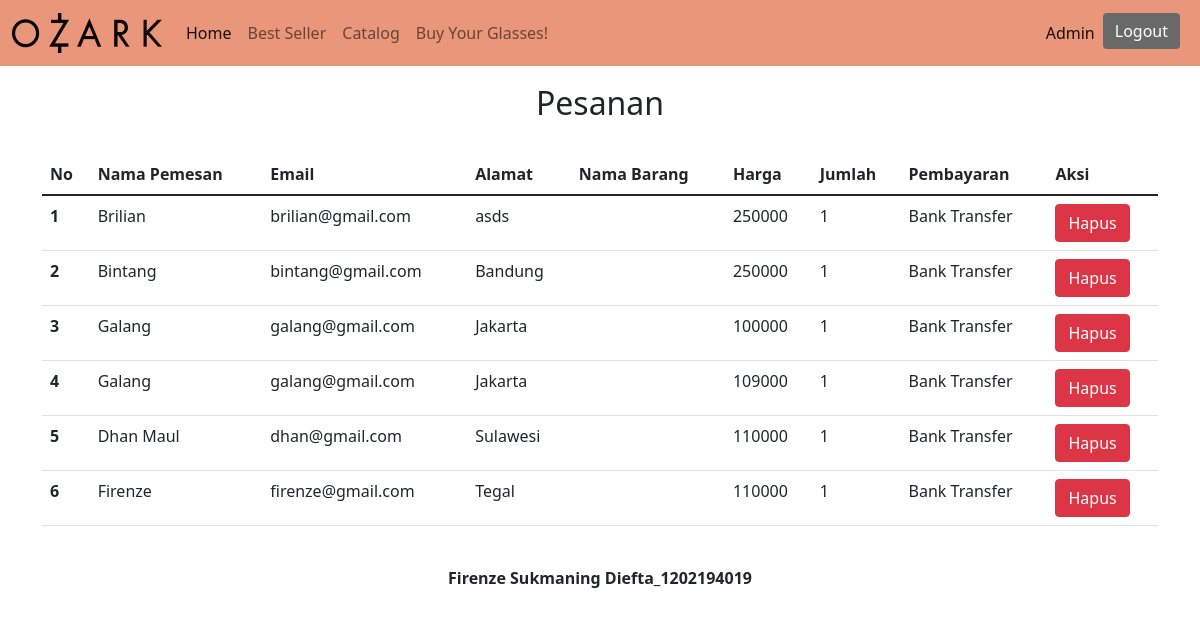
The app's page /buy.php (signed in) with its own data.
### tables this page shows
CREATE TABLE `pemesanan` (
  `id` int(11) NOT NULL,
  `nama_pemesan` varchar(255) NOT NULL,
  `email` varchar(255) NOT NULL,
  `alamat` text NOT NULL,
  `kode_barang` varchar(255) NOT NULL,
  `harga` int(255) NOT NULL,
  `jumlah` int(255) NOT NULL,
  `pembayaran` varchar(255) NOT NULL
);

### buy.php (the view, shortened to what this page needs)
<?php
include 'crud/conn.php';
$resul1 = mysqli_query($conn, "SELECT * FROM pemesanan");
?>
<!DOCTYPE html>
<html lang="en">
<head>
  <link rel="stylesheet" href="css/bootstrap.css">
</head>
<body>
  <?php include 'navbar.php' ?>
  <section id="buy">
        <?php if (isset($_SESSION['useradmin'])) { ?>
          <div class="container">
            <div class="row mb-4">
              <div class="col text-center" style="margin-top: 60px;">
                <br>
                <h2 style="text-align: center;">Pesanan</h2>
              </div>
            </div>
            <table class="table">
              <thead>
                <tr>
                  <th scope="col">No</th>
                  <th scope="col">Nama Pemesan</th>
                  <th scope="col">Email</th>
                  <th scope="col">Alamat</th>
                  <th scope="col">Nama Barang</th>
                  <th scope="col">Harga</th>
                  <th scope="col">Jumlah</th>
                  <th scope="col">Pembayaran</th>
                  <th scope="col">Aksi</th>
                </tr>
              </thead>
              <tbody>
                <?php $i = 1;
                foreach ($resul1 as $row) { ?>
                  <tr>
                    <th scope="row"><?= $i ?></th>
                    <td><?= $row['nama_pemesan'] ?></td>
                    <td><?= $row['email'] ?></td>
                    <td><?= $row['alamat'] ?></td>
                    <td><?= $row['nama_barang'] ?></td>
                    <td><?= $row['harga'] ?></td>
                    <td><?= $row['jumlah'] ?></td>
                    <td><?= $row['pembayaran'] ?></td>
                    <td><a href="crud/hapusPesanan.php?id=<?= $row['id'] ?>" class="btn btn-danger">Hapus</a></td>
                  </tr>
                <?php
                  $i++;
                }
                ?>
              </tbody>
            </table>
          <?php } ?>
  </section>
  <footer class="mt-4">
    <div class="container">
      <div class="row">
        <div class="col text-center mt-3">
          <p style="text-align: center;"><b>Firenze Sukmaning Diefta_1202194019</b></p>
        </div>
      </div>
    </div>
  </footer>
</body>
</html>

### records on screen
pemesanan: nama_pemesan "Brilian", email "brilian@gmail.com", alamat "asds", harga "250000", jumlah "1", pembayaran "Bank Transfer"
pemesanan: nama_pemesan "Bintang", email "bintang@gmail.com", alamat "Bandung", harga "250000", jumlah "1", pembayaran "Bank Transfer"
pemesanan: nama_pemesan "Galang", email "galang@gmail.com", alamat "Jakarta", harga "100000", jumlah "1", pembayaran "Bank Transfer"
pemesanan: nama_pemesan "Galang", email "galang@gmail.com", alamat "Jakarta", harga "109000", jumlah "1", pembayaran "Bank Transfer"
pemesanan: nama_pemesan "Dhan Maul", email "dhan@gmail.com", alamat "Sulawesi", harga "110000", jumlah "1", pembayaran "Bank Transfer"
pemesanan: nama_pemesan "Firenze", email "firenze@gmail.com", alamat "Tegal", harga "110000", jumlah "1", pembayaran "Bank Transfer"

### other values on screen
$_SESSION['useradmin'] "Admin"
